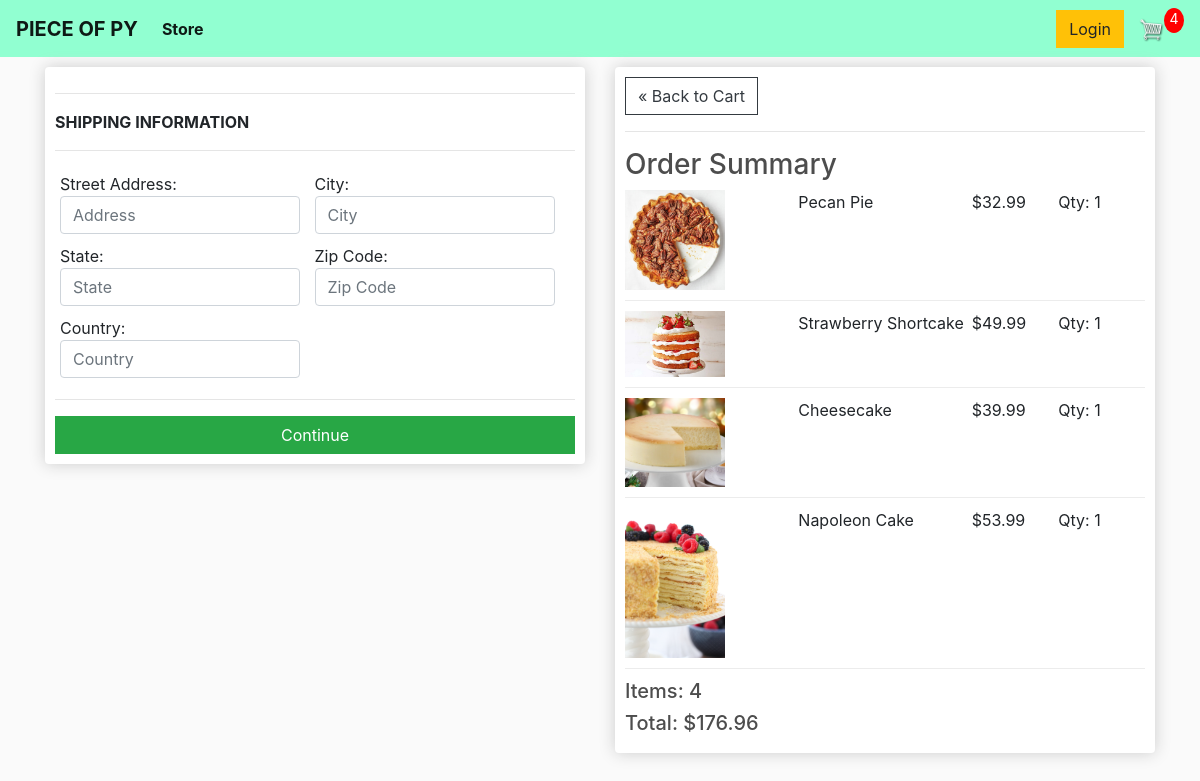
Screenshot of /checkout/ (signed in) with the database file from the repository.
### store/models.py (models this page shows, shortened)
class OrderItem(models.Model):
	product = models.ForeignKey(Product, on_delete=models.SET_NULL, blank=True, null=True)
	order = models.ForeignKey(Order, on_delete=models.SET_NULL, blank=True, null=True)
	quantity = models.IntegerField(default=0, null=True, blank=True)
	date_added = models.DateTimeField(auto_now_add=True)
	@property
	def get_total(self):
		total = self.product.price * self.quantity
		return total

class Product(models.Model):
  name = models.CharField(max_length=200, null=True)
  price = models.DecimalField(max_digits=10, decimal_places=2)
  digital = models.BooleanField(default=False, null=True, blank=True)
  image = models.ImageField(blank=True, null=True)
  @property
  def imageURL(self):
    try:
      url = self.image.url
    except:
      url = ''
    return url

class Order(models.Model):
	customer = models.ForeignKey(Customer, on_delete=models.SET_NULL, null=True, blank=True)
	date_ordered = models.DateTimeField(auto_now_add=True)
	complete = models.BooleanField(default=False, null=True, blank=False)
	transaction_id = models.CharField(max_length=100, null=True)
	@property
	def shipping(self):
		shipping = False
		orderitems = self.orderitem_set.all()
		for i in orderitems:
			if i.product.digital == False:
				shipping = True
		return shipping
	@property
	def get_cart_total(self):
		orderitems = self.orderitem_set.all()
		total = sum([item.get_total for item in orderitems])
		return total
	@property
	def get_cart_items(self):
		orderitems = self.orderitem_set.all()
		total = sum([item.quantity for item in orderitems])
		return total

### store/views.py (the view)
# urls.py: path('checkout/', views.checkout, name="checkout"),
def checkout(request):
	if request.user.is_authenticated:
		customer = request.user.customer
		order, created = Order.objects.get_or_create(customer=customer, complete=False)
		items = order.orderitem_set.all()
		cartItems = order.get_cart_items
	else:
		items = []
		order = {'get_cart_total':0, 'get_cart_items':0, 'shipping':False}
		cartItems = order['get_cart_items']
	context = {'items':items, 'order':order, 'cartItems':cartItems}
	return render(request, 'store/checkout.html', context)

### store/templates/store/checkout.html (shortened to what this page needs)
{% extends 'store/main.html' %}
{% load static %}
{% block content %}
 <div class="row">
   <div class="col-lg-6">
     <div class="box-element" id="form-wrapper">
       <form id="form">
         <div id="shipping-info">
          <hr>
          <p style="text-transform: uppercase;">
            <strong>Shipping Information </strong></p>
            <hr>
             <div class="form-field">
             Street Address: <input required class="form-control" type="text" name="adress" placeholder="Address">
             </div>
             <div class="form-field">
             City: <input required class="form-control" type="text" name="city" placeholder="City">
             </div>
             <div class="form-field">
             State: <input required class="form-control" type="text" name="state" placeholder="State">
             </div>
             <div class="form-field">
             Zip Code: <input required class="form-control" type="text" name="zipcode" placeholder="Zip Code">
             </div>
             <div class="form-field">
             Country: <input required class="form-control" type="text" name="country" placeholder="Country">
             </div>
            </div>
         <hr>
         <input type="text" id="form-button" class="btn btn-success btn-block" type="submit" value="Continue">
       </form>
     </div>
  <br/>
</div>
   <div class="col-lg-6">
     <div class="box-element">
      <a href="{% url 'cart' %}" class="btn btn-outline-dark">&#171; Back to Cart</a>
      <hr>
      <h3>Order Summary</h3>
      {% for item in items %}
      <div class="cart-row">
        <div style="flex:2"><img src="{{item.product.imageURL}}" alt="" class="row-image"></div>
        <div style="flex:2"><p>{{item.product.name}}</p></div>
        <div style="flex:1"><p>${{item.product.price|floatformat:2}}</p></div>
        <div style="flex:1"><p>Qty: {{item.quantity}}</p></div>
      </div>
      {% endfor %}
      <h5>Items: {{order.get_cart_items}}</h5>
      <h5>Total: ${{order.get_cart_total|floatformat:2}}</h5>
     </div>
   </div>
 </div>
{% endblock content %}

### static/css/main.css (style rules this page uses)
body { background-color: hsl(0, 0%, 98%); }
h1,h2,h3,h4,h5,h6 { color:hsl(0, 0%, 30%); }
.box-element { box-shadow:hsl(0, 0%, 80%) 0 0 16px; background-color: #fff; border-radius: 4px; padding: 10px; }
.col-lg-4, .col-lg-6, .col-lg-8, .col-lg-12 { margin-top: 10px; }
.btn { border-radius: 0; }
.row-image { width: 100px; }
.form-field { width:250px; display: inline-block; padding: 5px; }
.cart-row { display: flex; align-items: flex-stretch; padding-bottom: 10px; margin-bottom: 10px; border-bottom: 1px solid #ececec; }

### rows the page displays
OrderItem: product.imageURL (picture), product.name "Pecan Pie", product.price "32.99", quantity "1"
OrderItem: product.imageURL (picture), product.name "Strawberry Shortcake", product.price "49.99", quantity "1"
OrderItem: product.imageURL (picture), product.name "Cheesecake", product.price "39.99", quantity "1"
OrderItem: product.imageURL (picture), product.name "Napoleon Cake", product.price "53.99", quantity "1"
Order: get_cart_items "4", get_cart_total "176.96"

### other values shown
{{ cartItems }} "4"
